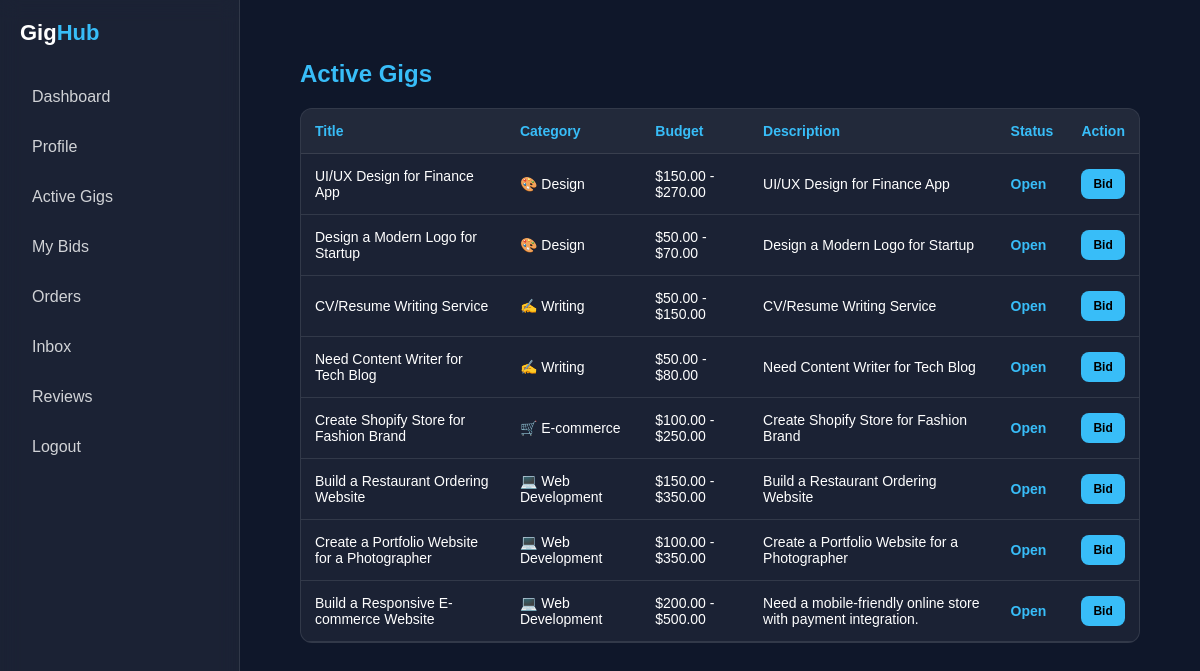
Page /freelancer/activegigs/ (signed in) on the committed database.
### Client/models.py (models this page shows, shortened)
class Gig(models.Model):
    client = models.ForeignKey(User, on_delete=models.CASCADE)
    title = models.CharField(max_length=200)
    category = models.CharField(max_length=100)
    budget_min = models.DecimalField(max_digits=10, decimal_places=2)
    budget_max = models.DecimalField(max_digits=10, decimal_places=2)
    description = models.TextField()
    status = models.CharField(max_length=20,
    choices=[('OPEN', 'Open'),('ASSIGNED','Assigned'),('CLOSED', 'Closed')], default='OPEN')
    created_at = models.DateTimeField(auto_now_add=True)

### Freelancer/views.py (the view)
# urls.py: path('freelancer/activegigs/',views.active_gigs, name='active_gigs'),
@login_required(login_url='freelancerloginPage')
def active_gigs(request: HttpRequest):
    gigs = Gig.objects.filter(status='OPEN').order_by('-created_at')
    return render(request, 'activegigs.html', {'gigs': gigs})

### Freelancer/templates/activegigs.html (shortened to what this page needs)
{% extends 'based.html' %}
{% block content %}
    <div class="main">
        <h2>Active Gigs</h2>
        {% if gigs %}
        <div class="table-container">
            <table>
                <tr>
                    <th>Title</th>
                    <th>Category</th>
                    <th>Budget</th>
                    <th>Description</th>
                    <th>Status</th>
                    <th>Action</th>
                </tr>
                {% for gig in gigs %}
                <tr>
                    <td>{{ gig.title }}</td>
                    <td>{{ gig.category }}</td>
                    <td>${{ gig.budget_min }} - ${{ gig.budget_max }}</td>
                    <td>{{ gig.description }}</td>
                    <td class="status {% if gig.closed %}closed{% else %}open{% endif %}">
                        {% if gig.closed %}Closed{% else %}Open{% endif %}
                    </td>
                    <td>
                        <a href="{% url 'submit_bid' gig.id %}" class="bid_btn">Bid</a>
                    </td>
                </tr>
                {% endfor %}
            </table>
        </div>
        {% else %}
            <div class="empty">No gigs found. Check back later.</div>
        {% endif %}
    </div>
{% endblock %}

### static/css/style.css (style rules this page uses)
* { margin: 0; padding: 0; box-sizing: border-box; font-family: Arial, Helvetica, sans-serif; }
body { background: #0f172a; color: white; display: flex; min-height: 100vh; }
.main { flex: 1; padding: 30px; }

### Freelancer/templates/activegigs.html (style rules this page uses)
h2 { color: #38bdf8; margin-bottom: 20px; }
.table-container { background: rgba(255,255,255,0.05); border: 1px solid rgba(255,255,255,0.1); border-radius: 12px; overflow-x: auto; }
table { width: 100%; border-collapse: collapse; min-width: 700px; }
th, td { padding: 14px; text-align: left; border-bottom: 1px solid rgba(255,255,255,0.1); font-size: 14px; }
th { color: #38bdf8; background: rgba(255,255,255,0.03); }
.status.open { color: #38bdf8; font-weight: bold; }
.bid_btn { display: inline-block; padding: 8px 12px; border-radius: 8px; background: #38bdf8; color: black; font-size: 12px; font-weight: bold; text-decoration: none; transition: 0.3s; }

### rows in the picture
Gig: title "UI/UX Design for Finance App", category "🎨 Design", budget_min "150.00", budget_max "270.00", description "UI/UX Design for Finance App"
Gig: title "Design a Modern Logo for Startup", category "🎨 Design", budget_min "50.00", budget_max "70.00", description "Design a Modern Logo for Startup"
Gig: title "CV/Resume Writing Service", category "✍ Writing", budget_min "50.00", budget_max "150.00", description "CV/Resume Writing Service"
Gig: title "Need Content Writer for Tech Blog", category "✍ Writing", budget_min "50.00", budget_max "80.00", description "Need Content Writer for Tech Blog"
Gig: title "Create Shopify Store for Fashion Brand", category "🛒 E-commerce", budget_min "100.00", budget_max "250.00", description "Create Shopify Store for Fashion Brand"
Gig: title "Build a Restaurant Ordering Website", category "💻 Web Development", budget_min "150.00", budget_max "350.00", description "Build a Restaurant Ordering Website"
Gig: title "Create a Portfolio Website for a Photographer", category "💻 Web Development", budget_min "100.00", budget_max "350.00", description "Create a Portfolio Website for a Photographer"
Gig: title "Build a Responsive E-commerce Website", category "💻 Web Development", budget_min "200.00", budget_max "500.00", description "Need a mobile-friendly online store with payment integration."
